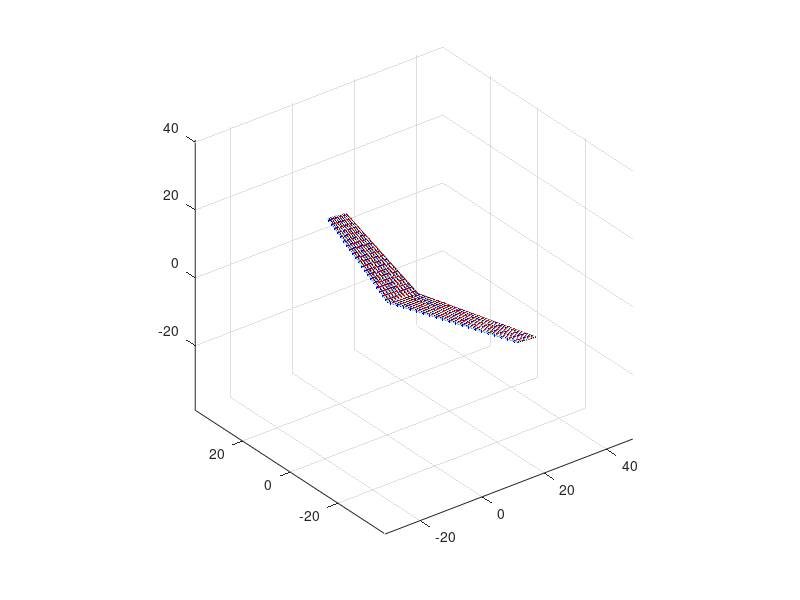

This chart was generated by the following MATLAB code:
clear
close all
clc

%% Dati iniziali

% velocità asintotica
U_inf = [1 0 0]';

% angolo di sideslip (inserire in gradi)
beta = 0; 
beta = deg2rad(beta);

% Rotazione della velocità 
U_inf = [cos(beta) sin(beta) 0]' .* U_inf;

% Inserire numero di corpi
N_corpi = 1;

corda_radice = [10];
diedro = [5]; % inserire in gradi
diedro = deg2rad(diedro);

freccia = [10]; % inserire in gradi
freccia = deg2rad(freccia);

rastremazione = [0.6]; 
lambda = [10]; % allungamento alare
apertura_alare = 80;

LE_posizione_X = [0];
LE_posizione_Y = [0];
LE_posizione_Z = [0];

% angolo_di_rollio = [0];
angolo_di_incidenza_aero = [5]; % alpha
% angolo_di_beccheggio = [0];

% angolo_di_rollio = deg2rad(angolo_di_rollio);
angolo_di_incidenza_aero = deg2rad(angolo_di_incidenza_aero); % alpha
% angolo_di_beccheggio =deg2rad(angolo_di_beccheggio);

% Discretizzazione
discretizzazione_semiapertura_alare = [20]; % numero panelli direzione apertura su SEMIALA
discretizzazione_corda = [10]; 

% Inizializzazione sistema lineare
num_tot_pann = 0;
for i = 1:N_corpi
    num_tot_pann = num_tot_pann + 2*discretizzazione_corda(i)*discretizzazione_semiapertura_alare(i);
end
A = zeros(num_tot_pann, num_tot_pann);
b = zeros(num_tot_pann, 1);

gamma = cell(N_corpi,1);


%% CREAZIONE GEOMETRIA ALA
% Parametri per costruzione ala

semi_apertura_alare = apertura_alare ./ 2;

superficie_alare = 2 * (semi_apertura_alare .* corda_radice .* ( 1 + rastremazione ) ./ 2);

superficie_piana = superficie_alare .* cos(diedro(1));

corda_tip = corda_radice .* rastremazione;

% Corda media aerodinamica MAC
MAC = (2/3) .* corda_radice .* ( (1 + rastremazione + rastremazione.^2)./(1 + rastremazione));

%% Creazione struttura ala

punti_di_controllo = [];
punti_di_induzione = [];
normali_pannelli = [];
vortici_a_infinito = [];
vortici = [];
mesh = [];
estremi_ala = [];

figure

for i = 1:N_corpi
    Y_incidenza_aero = [cos(angolo_di_incidenza_aero(i))        0   sin(angolo_di_incidenza_aero(i));
                                        0                       1                   0               ;          
                        -sin(angolo_di_incidenza_aero(i))       0   cos(angolo_di_incidenza_aero(i))];

    X_diedro = [    1              0                  0      ;
                    0       cos(diedro(i))    -sin(diedro(i));
                    0       sin(diedro(i))    cos(diedro(i))];

    estremi_ala_radice_LE = [LE_posizione_X(i) LE_posizione_Y(i) LE_posizione_Z(i)]';
    estremi_ala = [estremi_ala, estremi_ala_radice_LE];

    estremi_ala_radice_TE = estremi_ala_radice_LE + Y_incidenza_aero * [corda_radice(i), 0, 0]';
    estremi_ala = [estremi_ala, estremi_ala_radice_TE];

    estremi_ala_tip_LE = [LE_posizione_X(i) LE_posizione_Y(i) LE_posizione_Z(i)]' + [0, semi_apertura_alare, 0]';
    estremi_ala_tip_LE = X_diedro * estremi_ala_tip_LE; % aggiunta diedro
    estremi_ala_tip_LE(1) = estremi_ala_radice_LE(1) + semi_apertura_alare .* tan(freccia(i)) + corda_radice - corda_tip; % aggiunta freccia
    estremi_ala_tip_LE = Y_incidenza_aero * estremi_ala_tip_LE;
    estremi_ala = [estremi_ala, estremi_ala_tip_LE];

    estremi_ala_tip_TE = estremi_ala_tip_LE + Y_incidenza_aero * [corda_tip 0 0]';

    estremi_ala = [estremi_ala, estremi_ala_tip_TE];

    % Discretizzazione direzione ala
    discretizzazione_direzione_ala = linspace(0, 1, discretizzazione_semiapertura_alare(i)+1);

    punti_LE = zeros(3, length(discretizzazione_direzione_ala));
    punti_TE = zeros(3, length(discretizzazione_direzione_ala));

    for j = 1:length(discretizzazione_direzione_ala)
        punti_LE(:, j) = (estremi_ala_tip_LE - estremi_ala_radice_LE).* discretizzazione_direzione_ala(j) + estremi_ala_radice_LE;
        punti_TE(:, j) = (estremi_ala_tip_TE - estremi_ala_radice_TE) .* discretizzazione_direzione_ala(j) + estremi_ala_radice_TE;
    end

    % Discretizzazione direzione corda
    discretizzazione_direzione_corda = linspace(0, 1, discretizzazione_corda(i)+1);

        punti_radice = zeros(3, length(discretizzazione_direzione_corda));
        punti_tip = zeros(3, length(discretizzazione_direzione_corda));

        quarto_tip = zeros(3, length(discretizzazione_direzione_ala));
        quarto_radice = zeros(3, length(discretizzazione_direzione_ala));

        trequarti_tip = zeros(3, length(discretizzazione_direzione_ala));
        trequarti_radice = zeros(3, length(discretizzazione_direzione_ala));

    for j = 1:length(discretizzazione_direzione_corda)
        punti_radice(:, j) = (estremi_ala_radice_TE - estremi_ala_radice_LE).* discretizzazione_direzione_corda(j) + estremi_ala_radice_LE;
        punti_tip(:, j) = (estremi_ala_tip_TE - estremi_ala_tip_LE) .* discretizzazione_direzione_corda(j) + estremi_ala_tip_LE;
    end

    for j = 1:length(discretizzazione_direzione_corda)-1
        quarto_tip(:, j) = (punti_tip(:, j+1) + 3.*punti_tip(:, j)) ./ 4;
        quarto_radice(:, j) = (punti_radice(:, j+1) + 3.*punti_radice(:, j)) ./ 4;
            
        trequarti_tip(:, j) = 3*((punti_tip(:, j+1) - punti_tip(:, j)) ./ 4) + punti_tip(:, j);
        trequarti_radice(:, j) = 3*((punti_radice(:, j+1) - punti_radice(:, j)) ./ 4) + punti_radice(:, j);
    end

    % Creazione mesh
    mesh = cell(discretizzazione_corda(i), discretizzazione_semiapertura_alare(i)*2 + 1);
    vortici = cell(discretizzazione_corda(i), discretizzazione_semiapertura_alare(i)*2 +1);
    punti_di_controllo = cell(discretizzazione_corda(i), discretizzazione_semiapertura_alare(i)*2);
    punti_di_induzione = cell(discretizzazione_corda(i), discretizzazione_semiapertura_alare(i)*2);
    normali_pannelli = cell(discretizzazione_corda(i), discretizzazione_semiapertura_alare(i)*2);
    vortici_a_infinito = cell(discretizzazione_corda(i), discretizzazione_semiapertura_alare(i)*2 + 1);
    
    lunghezza_vortici_infinito = 100 * corda_radice;
    
    % Discretizzazione direzione corda
    for j = 1:length(discretizzazione_direzione_corda)
    
        if j ~= length(discretizzazione_direzione_corda)
            for k = 1:length(discretizzazione_direzione_ala)
                vortici{j,k + length(discretizzazione_direzione_ala) - 1} = (quarto_tip(:, j) - quarto_radice(:, j)).*(discretizzazione_direzione_ala(k)) + quarto_radice(:, j);
                vortici_a_infinito{j,k + length(discretizzazione_direzione_ala) - 1} = vortici{j,k + length(discretizzazione_direzione_ala) - 1} + [lunghezza_vortici_infinito 0 0]';
    
                if k ~= length(discretizzazione_direzione_ala) 
                    punti_di_controllo{j,k + length(discretizzazione_direzione_ala) - 1} = (trequarti_tip(:, j) - trequarti_radice(:, j)).*((discretizzazione_direzione_ala(k)+ discretizzazione_direzione_ala(k+1))./2) + trequarti_radice(:, j);
                    punti_di_induzione{j,k + length(discretizzazione_direzione_ala) - 1} = (quarto_tip(:, j) - quarto_radice(:, j)).*((discretizzazione_direzione_ala(k) + discretizzazione_direzione_ala(k+1))./2) + quarto_radice(:, j);
                end
            end
        end

        for k = 1:length(discretizzazione_direzione_ala)
            mesh{j,k + length(discretizzazione_direzione_ala) - 1} = (punti_TE(:,k) - punti_LE(:,k)).* discretizzazione_direzione_corda(j) + punti_LE(:,k);
        end
    end

    % Creazione semiala per simmetria
    spost_X = LE_posizione_X(i);
    spost_Y = LE_posizione_Y(i);
    spost_Z = LE_posizione_Z(i);

    % Discretizzazione direzione corda
    for j = 1:length(discretizzazione_direzione_corda)

        if j ~= length(discretizzazione_direzione_corda)
            for k = 1:length(discretizzazione_direzione_ala)
                vortici{j,k} = (vortici{j,2*length(discretizzazione_direzione_ala)-k} - [spost_X spost_Y spost_Z]');
                vortici{j,k}(2) = -(vortici{j,k}(2));
                vortici_a_infinito{j,k} = (vortici_a_infinito{j,2*length(discretizzazione_direzione_ala)-k} - [spost_X spost_Y spost_Z]');
                vortici_a_infinito{j,k}(2) = -(vortici_a_infinito{j,k}(2));
    
                if k ~= length(discretizzazione_direzione_ala) 
                    punti_di_controllo{j,k} = (punti_di_controllo{j,2*length(discretizzazione_direzione_ala)-1-k} - [spost_X spost_Y spost_Z]');
                    punti_di_controllo{j,k}(2) = -(punti_di_controllo{j,k}(2));
                    punti_di_induzione{j,k} = (punti_di_induzione{j,2*length(discretizzazione_direzione_ala)-1-k} - [spost_X spost_Y spost_Z]');
                    punti_di_induzione{j,k}(2) = -(punti_di_induzione{j,k}(2));
                end
            end
        end

        for k = 1:length(discretizzazione_direzione_ala) - 1
            mesh{j,k} = (mesh{j,2*length(discretizzazione_direzione_ala)-k} - [spost_X spost_Y spost_Z]');
            mesh{j,k}(2) = -(mesh{j,k}(2));
            mesh{j,k} = mesh{j,k} + [spost_X spost_Y spost_Z]';
        end
    end
    
    % plot geometria
    pannelli_x = zeros(length(discretizzazione_direzione_corda), 2*length(discretizzazione_direzione_ala)-1);
    pannelli_y = zeros(length(discretizzazione_direzione_corda), 2*length(discretizzazione_direzione_ala)-1);
    pannelli_z = zeros(length(discretizzazione_direzione_corda), 2*length(discretizzazione_direzione_ala)-1);
    
    vortici_x = zeros(length(discretizzazione_direzione_corda), 2*length(discretizzazione_direzione_ala)-1);
    vortici_y = zeros(length(discretizzazione_direzione_corda), 2*length(discretizzazione_direzione_ala)-1);
    vortici_z = zeros(length(discretizzazione_direzione_corda), 2*length(discretizzazione_direzione_ala)-1);
    
    for j = 1:length(discretizzazione_direzione_corda)
        for k = 1:2*length(discretizzazione_direzione_ala)-1
            pannelli_x(j, k) = mesh{j,k}(1);
            pannelli_y(j, k) = mesh{j,k}(2);
            pannelli_z(j, k) = mesh{j,k}(3);
            
            if j ~= length(discretizzazione_direzione_corda)
                vortici_x(j, k) = vortici{j,k}(1);
                vortici_y(j, k) = vortici{j,k}(2);
                vortici_z(j, k) = vortici{j,k}(3);
            end
        end
    end



    for j = 1:length(discretizzazione_direzione_corda)
        plot3(pannelli_x(j, :), pannelli_y(j, :), pannelli_z(j, :), 'color', 'k');
        plot3(vortici_x(j, :), vortici_y(j, :), vortici_z(j, :), 'color', "#4DBEEE");
        hold on
    end
    for k = 1:2*length(discretizzazione_direzione_ala)-1
        plot3(pannelli_x(:, k), pannelli_y(:, k), pannelli_z(:, k), 'Color', 'k');
        hold on
    end
    grid on
    axis equal

    for j = 1:discretizzazione_corda(i)
        for k = 1:2*discretizzazione_semiapertura_alare(i)
            plot3(punti_di_controllo{j,k}(1), punti_di_controllo{j,k}(2), punti_di_controllo{j,k}(3), '.' ,'color', 'red')
            plot3(punti_di_induzione{j,k}(1), punti_di_induzione{j,k}(2), punti_di_induzione{j,k}(3), '.' ,'color', 'blue')
        end
    end

    % Calcolo normali pannelli
    for j = 1:discretizzazione_corda(i)
        for k = 1:2*discretizzazione_semiapertura_alare(i)
            normali_pannelli{j,k} = cross(mesh{j,k}-mesh{j+1,k+1}, mesh{j,k+1}-mesh{j+1,k});
            normali_pannelli{j,k} = normali_pannelli{j,k}/norm(normali_pannelli{j,k});
        end
    end


    %% SISTEMA LINEARE
    % Costruzione matrice
    pannello_indotto = 0;

    for j_indotto = 1:discretizzazione_corda(i)
        for k_indotto = 1:discretizzazione_semiapertura_alare(i)

            pannello_indotto = pannello_indotto + 1;
            vortice_inducente = 0;

            punto_controllo = punti_di_controllo{j_indotto, k_indotto};
            normale= normali_pannelli{j_indotto, k_indotto};

            
            for i_inducente = 1:N_corpi
                for j_inducente = 1:discretizzazione_corda(i)-1
                    for k_inducente = 1:2*discretizzazione_semiapertura_alare(i)

                        vortice_inducente = vortice_inducente + 1;
                        U_ind = 0;

                        % Induzione vortice semi-infinito sx
                        estremo_in = vortici{j_inducente, k_inducente};
                        estremo_fin = vortici_a_infinito{j_inducente, k_inducente};
                        r0 = estremo_in - estremo_fin;
                        r1 = punto_controllo - estremo_in;
                        r2 = punto_controllo - estremo_fin;

                        toll = 1e-10;
                        CP = cross(r1, r2);
                        CP_norm = dot(CP, CP);
                        if(CP_norm < toll)
                            CP_norm = toll;
                        end

                        U_ind = U_ind + (1/(4*pi))*dot(r0, (r1/norm(r1)) -(r2/norm(r2))).*CP./CP_norm;

                        % Induzione vortice portante
                        estremo_in = vortici{j_inducente+1, k_inducente+1};
                        estremo_fin = vortici{j_inducente, k_inducente};
                        r0 = estremo_in - estremo_fin;
                        r1 = punto_controllo - estremo_in;
                        r2 = punto_controllo - estremo_fin;

                        toll = 1e-10;
                        CP = cross(r1, r2);
                        CP_norm = dot(CP, CP);
                        if(CP_norm < toll)
                            CP_norm = toll;
                        end

                        U_ind = U_ind + (1/(4*pi))*dot(r0, (r1/norm(r1)) -(r2/norm(r2))).*CP./CP_norm;

                        % Induzione vortice semi-infinito dx
                        estremo_in = vortici_a_infinito{j_inducente+1, k_inducente+1};
                        estremo_fin = vortici{j_inducente+1, k_inducente+1};
                        r0 = estremo_in - estremo_fin;
                        r1 = punto_controllo - estremo_in;
                        r2 = punto_controllo - estremo_fin;

                        toll = 1e-10;
                        CP = cross(r1, r2);
                        CP_norm = dot(CP, CP);
                        if(CP_norm < toll)
                            CP_norm = toll;
                        end
                        U_ind = U_ind + (1/(4*pi))*dot(r0, (r1/norm(r1)) -(r2/norm(r2))).*CP./CP_norm;
                        
                        A(pannello_indotto, vortice_inducente) = dot(U_ind, normale);
                    end
                end
            end
        end
    end


    % Costruzione termine noto
    pannello_indotto = 0;

    for j_indotto = 1:discretizzazione_corda(i)
        for k_indotto = 1:discretizzazione_semiapertura_alare(i)
            pannello_indotto = pannello_indotto + 1;
            normale = normali_pannelli{j_indotto, k_indotto};
            
            b(pannello_indotto) = -dot(U_inf, normale);

        end
    end
end


% Soluzione sistema lineare
sol = linsolve(A,b);
pannello = 0;

for i = 1:N_corpi
    gamma{i} = zeros(discretizzazione_corda(i), 2*discretizzazione_semiapertura_alare(i));

    for j = 1:discretizzazione_corda(i)
        for k = 1:discretizzazione_semiapertura_alare(i)
            pannello = pannello + 1;
            gamma{i}(j,k) = sol(pannello);
        end
    end
end
    
   



